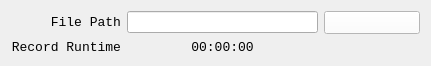
   <widget class="QWidget" name="layoutWidget">
    <property name="geometry">
     <rect>
      <x>310</x>
      <y>780</y>
      <width>431</width>
      <height>51</height>
     </rect>
    </property>
    <layout class="QGridLayout" name="gridLayout_2">
     <item row="0" column="0">
      <widget class="QLabel" name="filepath_label">
       <property name="font">
        <font>
         <family>Consolas</family>
         <pointsize>10</pointsize>
         <weight>50</weight>
         <bold>false</bold>
        </font>
       </property>
       <property name="text">
        <string>File Path</string>
       </property>
       <property name="alignment">
        <set>Qt::AlignRight|Qt::AlignTrailing|Qt::AlignVCenter</set>
       </property>
      </widget>
     </item>
     <item row="0" column="1" colspan="2">
      <widget class="QLineEdit" name="folder_lineEdit">
       <property name="font">
        <font>
         <family>Consolas</family>
         <pointsize>8</pointsize>
         <weight>50</weight>
         <bold>false</bold>
        </font>
       </property>
       <property name="text">
        <string/>
       </property>
       <property name="readOnly">
        <bool>true</bool>
       </property>
      </widget>
     </item>
     <item row="0" column="3">
      <widget class="QPushButton" name="record_pushButton">
       <property name="font">
        <font>
         <family>Consolas</family>
         <pointsize>10</pointsize>
         <weight>50</weight>
         <bold>false</bold>
        </font>
       </property>
       <property name="styleSheet">
        <string notr="true">background-image: url(:/icon/start.jpg);
image: url(:/icon/start.jpg);
background-color: rgb(255, 255, 255);</string>
       </property>
       <property name="text">
        <string/>
       </property>
      </widget>
     </item>
     <item row="1" column="0">
      <widget class="QLabel" name="runtime_label">
       <property name="font">
        <font>
         <family>Consolas</family>
         <pointsize>10</pointsize>
        </font>
       </property>
       <property name="text">
        <string>Record Runtime</string>
       </property>
       <property name="alignment">
        <set>Qt::AlignRight|Qt::AlignTrailing|Qt::AlignVCenter</set>
       </property>
      </widget>
     </item>
     <item row="1" column="1" colspan="2">
      <widget class="QLabel" name="runtime_display">
       <property name="font">
        <font>
         <family>Consolas</family>
         <pointsize>10</pointsize>
        </font>
       </property>
       <property name="text">
        <string>00:00:00</string>
       </property>
       <property name="alignment">
        <set>Qt::AlignCenter</set>
       </property>
      </widget>
     </item>
    </layout>
   </widget>
